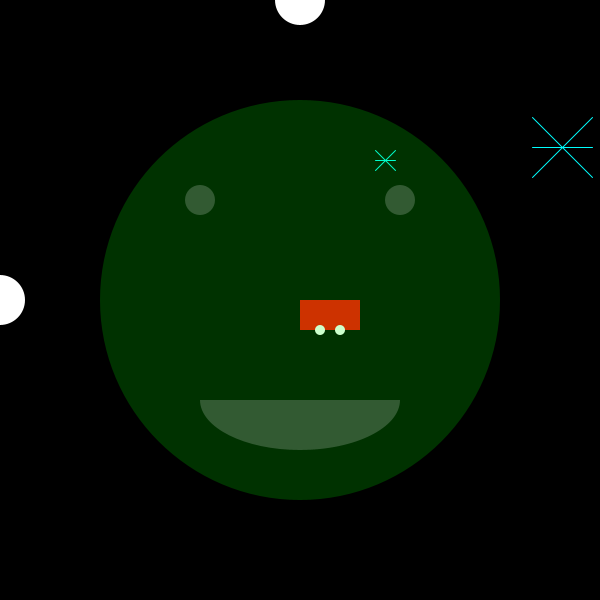
Frame 1 (no input)
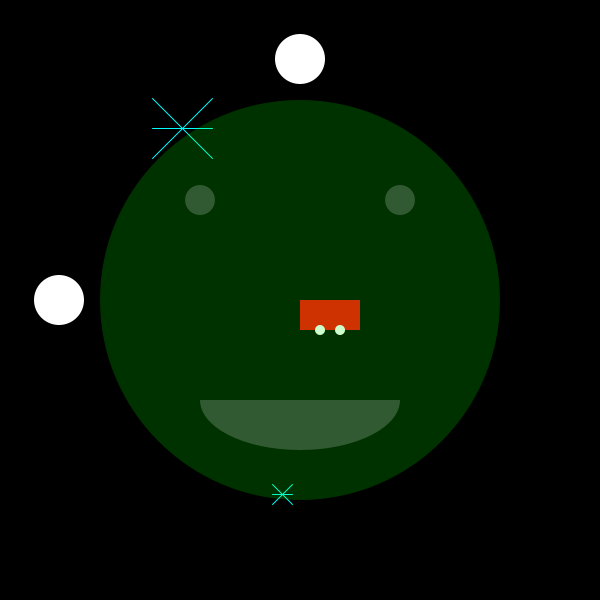
Frame 60 (the mouse pressed at the canvas centre just before this capture)
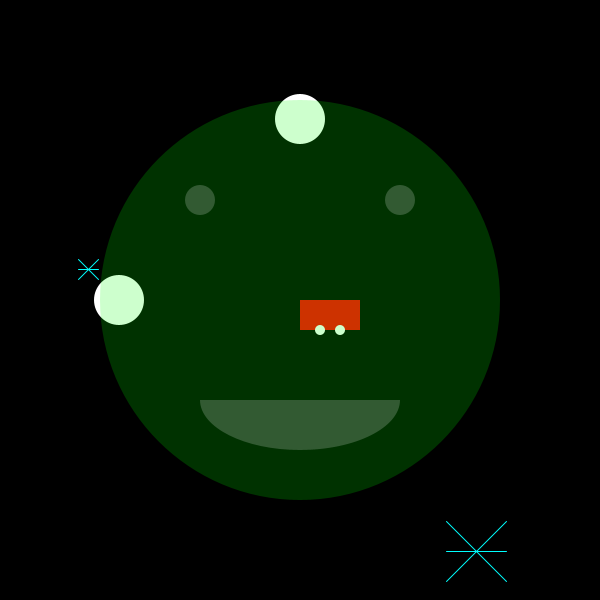
Frame 120 (the mouse held since frame 60 and released just before this capture)

The Processing sketch that drew these frames (run headless with seeded random() and noise(); from frame 60 on, the mouse is pressed at the canvas centre):

// Processing sketch: processing_73205
// ── processing_73205.pde

/*Anna Almquist
*CSE 174H
*Dr. Krumpe
*October 2, 2012
*This program creates small methods and implements them to create one program.
*/

/*To run the program, there are important keys to take note of.
*Thearrow keys move the car around.
*'c' tells the user what the current speed is in the processing window.
*'d' makes the smiley face disappear and reappear.
*'r' changes the color of the car.
*'s' changes the speed of the ellipses and the car.
*/


//boolean variable needed to change the color of the car.
boolean carColor = true;
boolean smileyFace = true;

//number variable needed to change the color of the car.
int greenColor = 0;
int smileTransparancy = 50;

//variables needed to help move the car.
int carPositionX = 300;
int carPositionY = 300;

// variable that determines the car speed
int carSpeed = 1;

//variable that determines where the ellipses are.
int ellipseX = 0;
int ellipseY = 0;

//Car acceleration every time the speed button is pressed.
final int CAR_ACCELERATION = 2;

void setup() {
  size(600,600);
}

//draws the shapes at 60 times per second.
void draw() {
  background(0);
drawCar(30);
drawEllipses(50);
moveEllipses();
checkEllipseBoundary();
drawStars(10);
drawStars(30);
drawSmiley();
}

//draws the car and requires a parameter to determine the size of the car.
void drawCar(int carSize) {
  noStroke();
  fill(255,greenColor,0);
  rect(carPositionX,carPositionY, carSize*2, carSize);
  fill(255);
  ellipse(carPositionX +2*carSize/3, carPositionY + carSize, 10, 10);
  ellipse(carPositionX +4*carSize/3, carPositionY + carSize, 10, 10);
}

//changes the boolean variable to the opposite of what it is.
void changeColor() {
  carColor = !carColor;
}

//changes the boolean variable that changes transparancy from true to false.
void changeTransparancy() {
  smileyFace = !smileyFace;
}

//changes the speed of the car and circles moving on the screen.
void changeSpeed() {
  carSpeed += CAR_ACCELERATION;
}
//draws the circles that move across the screen.
void drawEllipses(int diameterOfCircle) {
  noStroke();
  ellipse(ellipseX, height/2, diameterOfCircle, diameterOfCircle);
  ellipse(width/2, ellipseY, diameterOfCircle, diameterOfCircle);
}

//makes the ellipses move a certain speed without user interaction.
void moveEllipses() {
  ellipseX += carSpeed;
  ellipseY += carSpeed;
}

//returns the ellipses back to their original boundary when they
//are about to go off the screen.
void checkEllipseBoundary() {
  if (ellipseX>600) {
    ellipseX = 0;
  }
  if (ellipseY >600) {
    ellipseY = 0;
  }
}

//returns the current speed of the car so 
int getSpeed() {
  return carSpeed;
}

//draws the star in a random place 60 times a second.
void drawStars(int starLength) {
  stroke(0,255, 255);
  int starPlace1 = (int) random(10,591);
  int starPlace2 = (int) random(10, 591);
  line(starPlace1 - starLength, starPlace2 - starLength, starPlace1 + starLength, starPlace2 + starLength);
  line(starPlace1 - starLength, starPlace2, starPlace1 + starLength, starPlace2);
  line(starPlace1 - starLength, starPlace2 + starLength, starPlace1 + starLength, starPlace2 - starLength);
}

//draws the smiley face that appears and disappears.
void drawSmiley() {
  noStroke();
  fill(0, 255, 0, smileTransparancy);
  ellipse(300, 300, 400, 400);
  fill(255, 255, 255, smileTransparancy);
  ellipse(200, 200, 30, 30);
  ellipse(400, 200, 30, 30);
  arc(300, 400, 200, 100, 0, PI);
}
  
 
void keyPressed() {
  //move the car up, down, left and right
  if (keyCode == UP) {
    carPositionY = carPositionY - carSpeed;
}
  if (keyCode == DOWN) {
    carPositionY = carPositionY + carSpeed;
}
if (keyCode == LEFT) {
  carPositionX = carPositionX - carSpeed;
}
if (keyCode == RIGHT) {
  carPositionX = carPositionX + carSpeed;
}

//changes the speed of the ellipses moving and how fast the car goes.
if (key == 's') {
  changeSpeed();
}

//changes the car from red to yellow and from yellow to red.
if (key == 'r') {
  changeColor();
  if (carColor == true) {
    greenColor = 0;
  }
  else {
    greenColor = 255;
  }
}

//tells the user how fast the current speed is.
if (key == 'c') {
  println("The current speed of the objects is " + getSpeed());
}

//makes the giant smiley face appear and disappear when the letter is pressed.
if (key == 'd') {
  changeTransparancy();
  if (smileyFace == true) {
    smileTransparancy = 50;
  }
  else {
    smileTransparancy = 0;
  }
}
}
